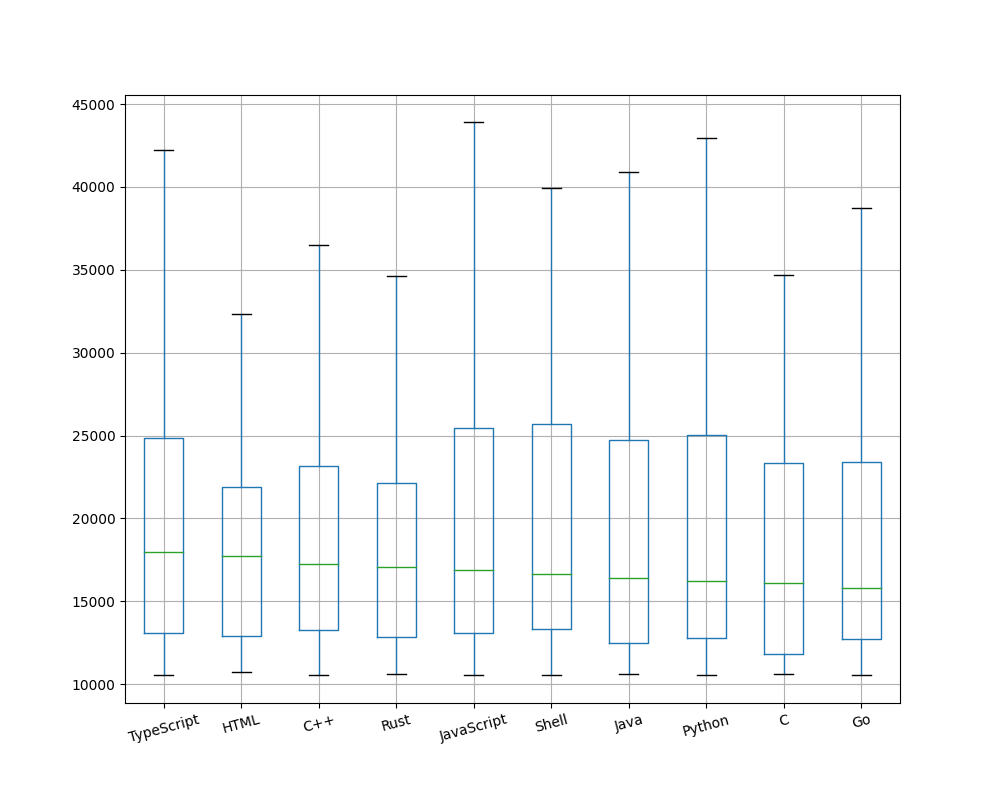

Write the Python code that produced this figure.
import pandas
import matplotlib.pyplot as plt

if __name__ == '__main__':
    df = pandas.read_csv('../data/datasets/data.csv')
    df = df.drop(df.iloc[:, :8], axis=1)
    df = df.drop(df.iloc[:, 2:], axis=1)
    print(df)
    top10 = df
    top10 = top10.dropna()
    top10 = top10.groupby(['Language'])['number_of_stars'].count()
    top10 = top10.sort_values(ascending=False)
    top10 = top10.iloc[:10]
    top10 = top10.to_frame()
    top10 = top10.index.values

    df = df[df.Language.isin(top10) == True]

    topMedian = df.groupby(['Language'])['number_of_stars'].median()
    topMedian = topMedian.sort_values(ascending=False)

    plot = pandas.DataFrame({col: vals['number_of_stars'] for col, vals in df.groupby(by=['Language'])})
    med = plot.median().sort_values(ascending=False)
    box = plot[med.index].boxplot(rot=15, figsize=(10, 10), showfliers=False)

    plt.show()
